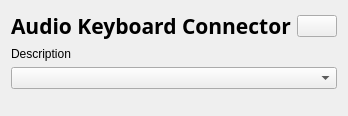
            <widget class="QWidget" name="Y8950KbdPortPage" >
             <layout class="QGridLayout" >
              <item row="0" column="0" >
               <layout class="QHBoxLayout" >
                <property name="spacing" >
                 <number>6</number>
                </property>
                <property name="leftMargin" >
                 <number>0</number>
                </property>
                <property name="topMargin" >
                 <number>0</number>
                </property>
                <property name="rightMargin" >
                 <number>0</number>
                </property>
                <property name="bottomMargin" >
                 <number>0</number>
                </property>
                <item>
                 <widget class="QLabel" name="Y8950KbdPortLabel" >
                  <property name="font" >
                   <font>
                    <family>Sans Serif</family>
                    <pointsize>16</pointsize>
                    <weight>75</weight>
                    <italic>false</italic>
                    <bold>true</bold>
                    <underline>false</underline>
                    <strikeout>false</strikeout>
                   </font>
                  </property>
                  <property name="text" >
                   <string>Audio Keyboard Connector</string>
                  </property>
                 </widget>
                </item>
                <item>
                 <widget class="QPushButton" name="Y8950KbdPortUnplugButton" >
                  <property name="sizePolicy" >
                   <sizepolicy vsizetype="Fixed" hsizetype="Fixed" >
                    <horstretch>0</horstretch>
                    <verstretch>0</verstretch>
                   </sizepolicy>
                  </property>
                  <property name="icon" >
                   <iconset>eject.png</iconset>
                  </property>
                 </widget>
                </item>
               </layout>
              </item>
              <item row="1" column="0" >
               <widget class="QLabel" name="Y8950KbdPortDescLabel" >
                <property name="text" >
                 <string>Description</string>
                </property>
                <property name="wordWrap" >
                 <bool>true</bool>
                </property>
               </widget>
              </item>
              <item row="2" column="0" >
               <widget class="QComboBox" name="Y8950KbdPortPluggableBox" >
                <property name="sizePolicy" >
                 <sizepolicy vsizetype="Minimum" hsizetype="Minimum" >
                  <horstretch>0</horstretch>
                  <verstretch>0</verstretch>
                 </sizepolicy>
                </property>
                <property name="editable" >
                 <bool>false</bool>
                </property>
                <property name="maxCount" >
                 <number>100</number>
                </property>
                <property name="insertPolicy" >
                 <enum>QComboBox::InsertAtTop</enum>
                </property>
                <property name="sizeAdjustPolicy" >
                 <enum>QComboBox::AdjustToMinimumContentsLength</enum>
                </property>
                <property name="minimumContentsLength" >
                 <number>20</number>
                </property>
               </widget>
              </item>
              <item row="3" column="0" >
               <spacer>
                <property name="orientation" >
                 <enum>Qt::Vertical</enum>
                </property>
                <property name="sizeHint" >
                 <size>
                  <width>211</width>
                  <height>16</height>
                 </size>
                </property>
               </spacer>
              </item>
             </layout>
            </widget>
